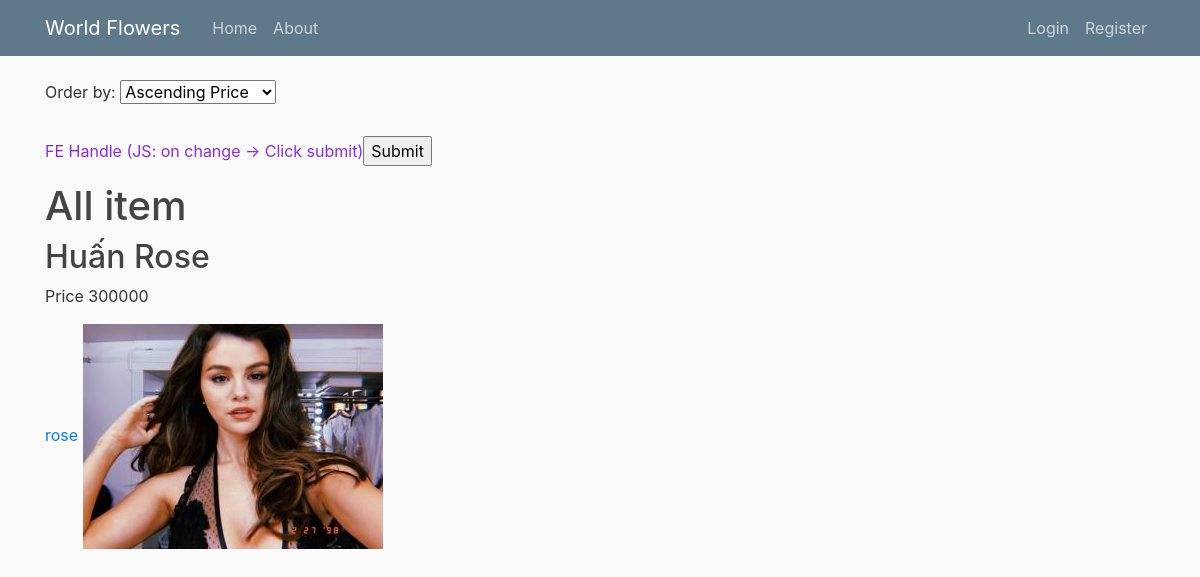
Before: /products/ with the older database file.
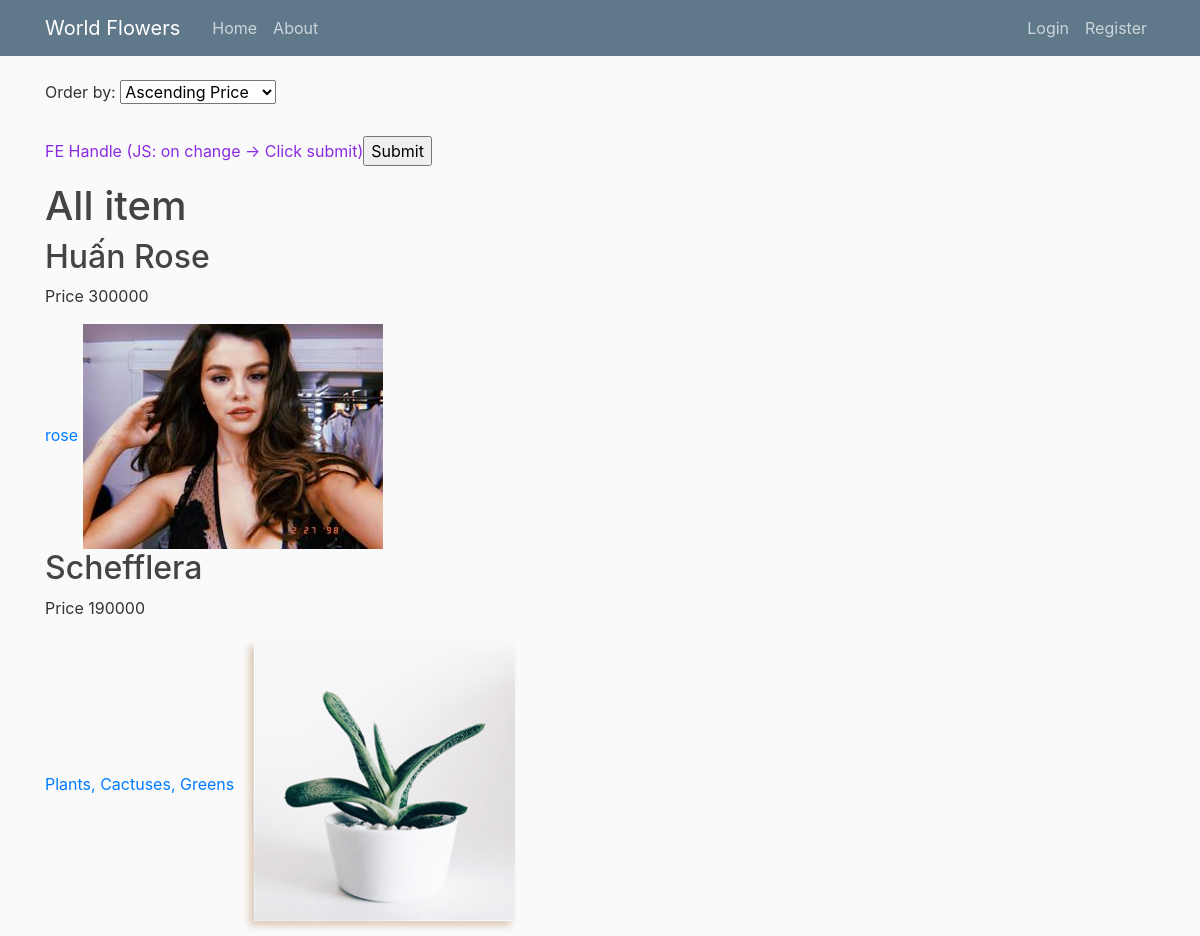
After: the same page with the newer database file.
### products/models.py (models this page shows, shortened)
class Item(models.Model):
    category = models.CharField(max_length=30)
    title = models.CharField(max_length=30)
    description = models.TextField(default='')
    price = models.PositiveIntegerField()
    number_item_left = models.PositiveIntegerField(default=1)
    tag = models.CharField(max_length=50) # This field must be divided by comma (,) between each tag
    weight = models.DecimalField(max_digits=5, decimal_places=2, default=1.0)
    dimension = models.CharField(max_length=20, default='? x ? x ? cm')

class ItemImage(models.Model):
    item = models.ForeignKey(Item, on_delete = models.CASCADE, related_name='image')
    image = models.ImageField(default='default_product.png', upload_to='product_pics')

### products/views.py (the view)
# urls.py: path('', ItemsListView.as_view(), name = 'products-all'),
class ItemsListView(ListView):
    model = Item
    template_name= 'products/all_items.html'
    context_object_name = 'items'
    paginate_by = 12
    def get_queryset(self): # Get the list of items for this view.
        kw_order_by = self.request.GET.get('order_by')
        if kw_order_by:
            if kw_order_by == 'asc-price':
                return Item.objects.filter(number_item_left__gt=0).order_by('price')
            if kw_order_by == 'desc-price':
                return Item.objects.filter(number_item_left__gt=0).order_by('-price')
            if kw_order_by == 'by-name':
                return Item.objects.filter(number_item_left__gt=0).order_by('title')
            if kw_order_by == 'best-seller':
                print('This feature is being completed.')
                return Item.objects.filter(number_item_left__gt=0)
        else:
            return Item.objects.filter(number_item_left__gt=0)

### products/templates/products/all_items.html (shortened to what this page needs)
{% extends 'users/base.html' %}
{% block content %}
<form action="">
    <label for="item">Order by:</label>
    <select name="order_by" id="item">
        <option value="asc-price">Ascending Price</option>
    </select>
    <br><br>
    <p style="color: blueviolet;">FE Handle (JS: on change -> Click submit)<input  type="submit" value="Submit"></p>
</form>
<h1>All item</h1>
{% for item in items %}
<h2>{{ item.title }}</h2>
<p>Price {{ item.price }}</p>
<a href="{% url 'products-category' item.category %}">{{ item.category }}</a>
<img src="{{ item.image.first.image.url }}" alt="Flower avatar">
<br>
{% endfor %}
{% endblock %}

Changed rows visible on the page:
added Item: title "Schefflera", price "190000", category "Plants, Cactuses, Greens", image.first.image (picture)
